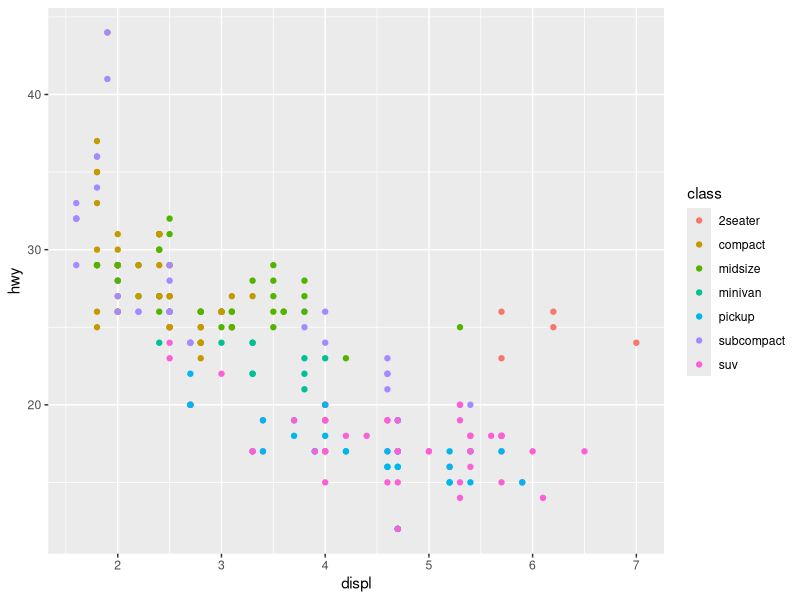
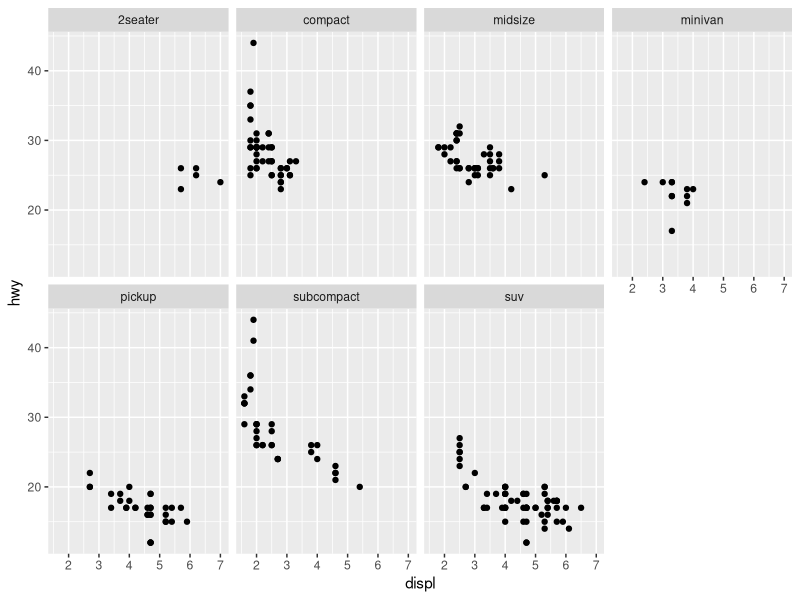
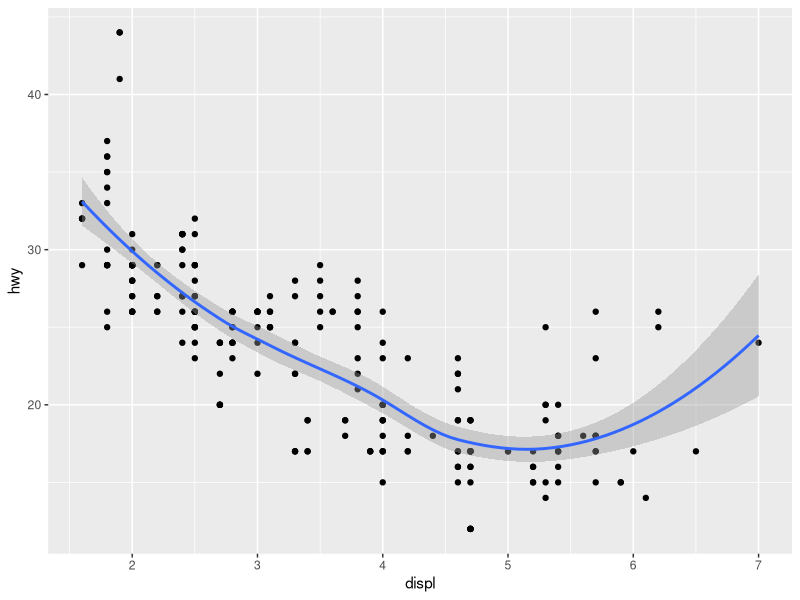
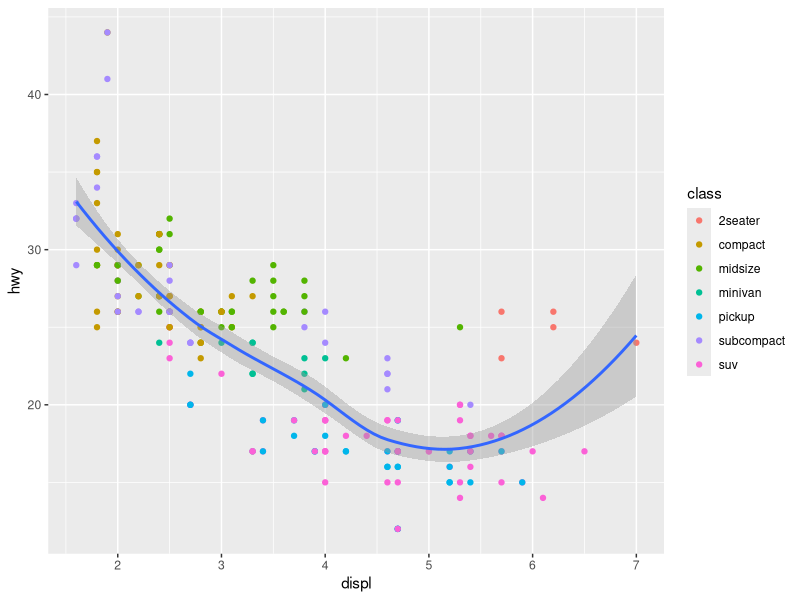
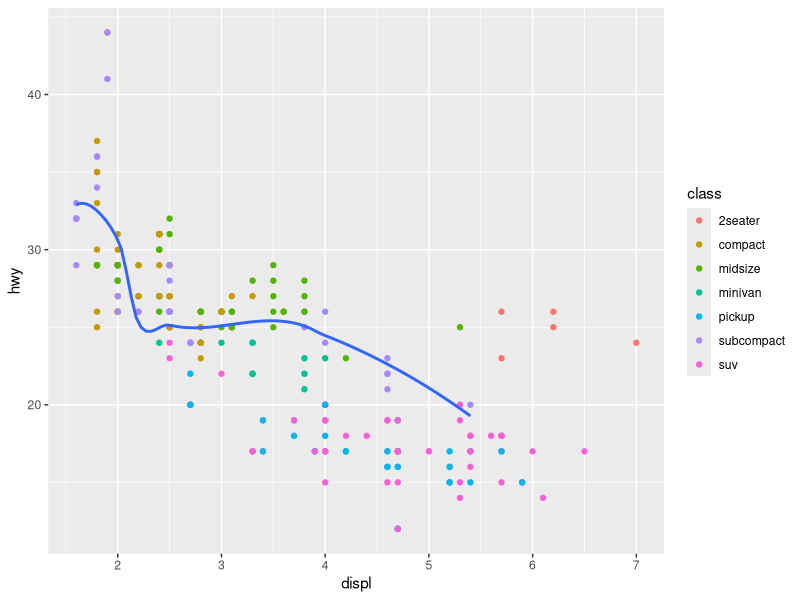
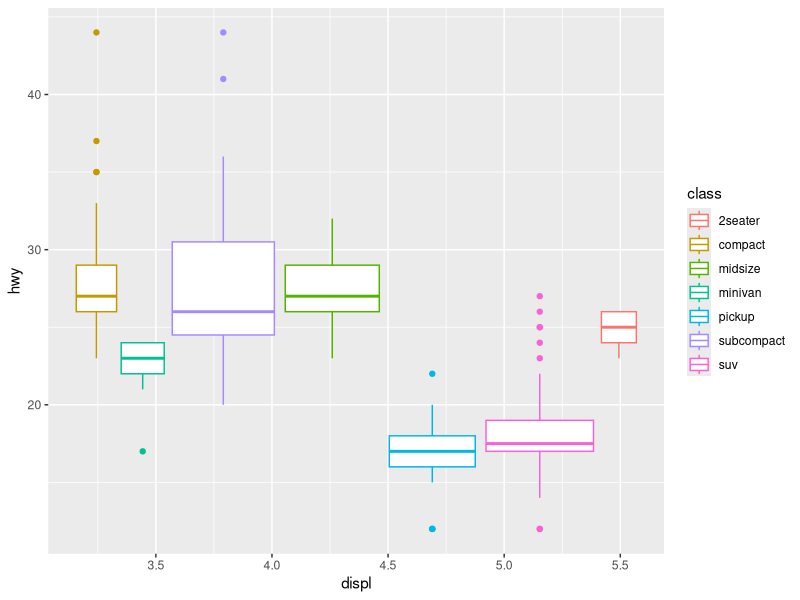
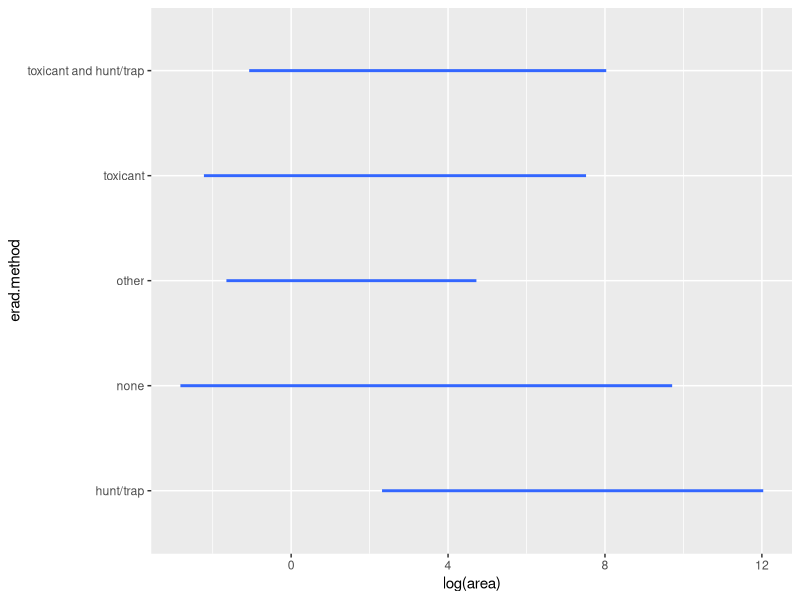

The R source for these figures, in order:
install.packages("tidyverse")
library(tidyverse)

#ggplot with aesthetics mapping
ggplot(data=mpg) + geom_point (mapping = aes(x = displ, y= hwy, color = class)) #geom_point is used to create scatter plots in R- this works best with continuous variables

#ggplot with facets
ggplot(data=mpg) + geom_point(mapping = aes(x = displ, y= hwy)) + facet_wrap(~class,nrow =2) 

#overlaying Geom objects:
ggplot(data=mpg) + geom_point(mapping = aes(x = displ, y= hwy)) + geom_smooth(mapping = aes(x = displ, y= hwy))
#shorthand version with added scatterplot color
ggplot(data=mpg, mapping= aes(x = displ, y = hwy)) + geom_point(mapping = aes(color= class)) + geom_smooth()

#To select only subcompact cars:
ggplot(data=mpg, mapping= aes(x = displ, y = hwy)) + geom_point(mapping = aes(color= class)) + geom_smooth(data=filter(mpg, class=="subcompact"), se=F)

#Geom practice for line chart, boxplot, histogram, area chart:
#Boxplot:
ggplot(data=mpg) + geom_boxplot(mapping = aes(x = displ, y= hwy, color = class)) #

###################################################################################################################
# Example with my data:
erad<-read.csv("SurvBaselineV2.csv")

#Survival data and covariates:
yrs<-erad$TimeYrs #Data time (in years) from the year 1900 to present
event<-erad$Delta #Delta for event: 1= event(eradication), 0= non-event (eradication has not yet occurred)
area<-erad$Cov1_Area #covariate 1
latitude<-erad$Cov2_Latitude #covariate 2
erad.number<-(erad$Cov3_Erad_Number) #covariate 3
rodent.presence<- erad$Cov4_Rodent_pres #covariate 4
possum.presence<- erad$Cov5_Possum_pres #covariate 5
mustelid.presence<- erad$Cov6_Mustelid_pres #covariate 6
erad.method<- erad$Cov7_Erad_method #covariate 7

#ggplot with aesthetics mapping
ggplot(data=erad) + geom_smooth (mapping = aes(x = log(area), y = erad.method))
